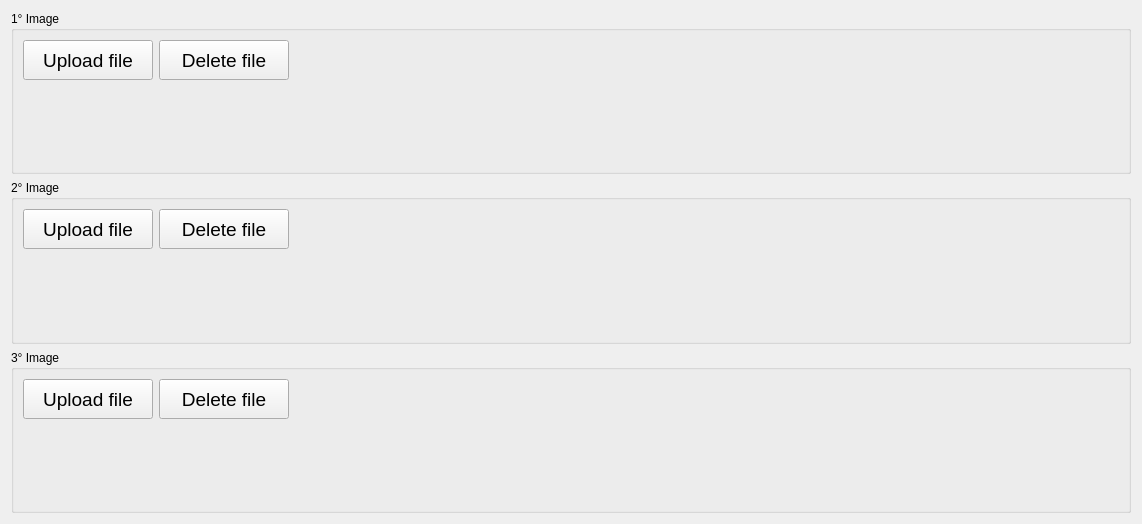
          <widget class="QWidget" name="scrollAreaWidgetContents_12">
           <property name="geometry">
            <rect>
             <x>0</x>
             <y>0</y>
             <width>1142</width>
             <height>524</height>
            </rect>
           </property>
           <layout class="QGridLayout" name="gridLayout_56">
            <item row="0" column="0">
             <layout class="QVBoxLayout" name="verticalLayout_51">
              <item>
               <widget class="QGroupBox" name="groupBox_29">
                <property name="title">
                 <string>1° Image</string>
                </property>
                <layout class="QGridLayout" name="gridLayout_49">
                 <item row="0" column="0">
                  <layout class="QHBoxLayout" name="horizontalLayout_82">
                   <property name="sizeConstraint">
                    <enum>QLayout::SetMinimumSize</enum>
                   </property>
                   <item>
                    <widget class="QPushButton" name="button_open_file_one">
                     <property name="sizePolicy">
                      <sizepolicy hsizetype="Fixed" vsizetype="Fixed">
                       <horstretch>0</horstretch>
                       <verstretch>0</verstretch>
                      </sizepolicy>
                     </property>
                     <property name="minimumSize">
                      <size>
                       <width>130</width>
                       <height>40</height>
                      </size>
                     </property>
                     <property name="maximumSize">
                      <size>
                       <width>130</width>
                       <height>40</height>
                      </size>
                     </property>
                     <property name="font">
                      <font>
                       <pointsize>14</pointsize>
                      </font>
                     </property>
                     <property name="text">
                      <string>Upload file</string>
                     </property>
                    </widget>
                   </item>
                   <item>
                    <widget class="QPushButton" name="button_delete_file_one">
                     <property name="sizePolicy">
                      <sizepolicy hsizetype="Fixed" vsizetype="Fixed">
                       <horstretch>0</horstretch>
                       <verstretch>0</verstretch>
                      </sizepolicy>
                     </property>
                     <property name="minimumSize">
                      <size>
                       <width>130</width>
                       <height>40</height>
                      </size>
                     </property>
                     <property name="maximumSize">
                      <size>
                       <width>130</width>
                       <height>40</height>
                      </size>
                     </property>
                     <property name="font">
                      <font>
                       <pointsize>14</pointsize>
                      </font>
                     </property>
                     <property name="text">
                      <string>Delete file</string>
                     </property>
                    </widget>
                   </item>
                   <item>
                    <spacer name="horizontalSpacer_41">
                     <property name="orientation">
                      <enum>Qt::Horizontal</enum>
                     </property>
                     <property name="sizeHint" stdset="0">
                      <size>
                       <width>40</width>
                       <height>20</height>
                      </size>
                     </property>
                    </spacer>
                   </item>
                  </layout>
                 </item>
                 <item row="1" column="0">
                  <widget class="QLabel" name="label_image_pic_one">
                   <property name="text">
                    <string/>
                   </property>
                  </widget>
                 </item>
                </layout>
               </widget>
              </item>
              <item>
               <widget class="QGroupBox" name="groupBox_31">
                <property name="title">
                 <string>2° Image</string>
                </property>
                <layout class="QGridLayout" name="gridLayout_53">
                 <item row="0" column="0">
                  <layout class="QVBoxLayout" name="verticalLayout_49">
                   <item>
                    <layout class="QHBoxLayout" name="horizontalLayout_78">
                     <item>
                      <widget class="QPushButton" name="button_open_file_two">
                       <property name="minimumSize">
                        <size>
                         <width>130</width>
                         <height>40</height>
                        </size>
                       </property>
                       <property name="maximumSize">
                        <size>
                         <width>130</width>
                         <height>40</height>
                        </size>
                       </property>
                       <property name="font">
                        <font>
                         <pointsize>14</pointsize>
                        </font>
                       </property>
                       <property name="text">
                        <string>Upload file</string>
                       </property>
                      </widget>
                     </item>
                     <item>
                      <widget class="QPushButton" name="button_delete_file_two">
                       <property name="minimumSize">
                        <size>
                         <width>130</width>
                         <height>40</height>
                        </size>
                       </property>
                       <property name="maximumSize">
                        <size>
                         <width>130</width>
                         <height>40</height>
                        </size>
                       </property>
                       <property name="font">
                        <font>
                         <pointsize>14</pointsize>
                        </font>
                       </property>
                       <property name="text">
                        <string>Delete file</string>
                       </property>
                      </widget>
                     </item>
                     <item>
                      <spacer name="horizontalSpacer_42">
                       <property name="orientation">
                        <enum>Qt::Horizontal</enum>
                       </property>
                       <property name="sizeHint" stdset="0">
                        <size>
                         <width>40</width>
                         <height>20</height>
                        </size>
                       </property>
                      </spacer>
                     </item>
                    </layout>
                   </item>
                   <item>
                    <widget class="QLabel" name="label_image_pic_two">
                     <property name="text">
                      <string/>
                     </property>
                    </widget>
                   </item>
                  </layout>
                 </item>
                </layout>
               </widget>
              </item>
              <item>
               <widget class="QGroupBox" name="groupBox_32">
                <property name="title">
                 <string>3° Image</string>
                </property>
                <layout class="QGridLayout" name="gridLayout_55">
                 <item row="0" column="0">
                  <layout class="QVBoxLayout" name="verticalLayout_50">
                   <item>
                    <layout class="QHBoxLayout" name="horizontalLayout_94">
                     <item>
                      <widget class="QPushButton" name="button_open_file_three">
                       <property name="minimumSize">
                        <size>
                         <width>130</width>
                         <height>40</height>
                        </size>
                       </property>
                       <property name="maximumSize">
                        <size>
                         <width>130</width>
                         <height>40</height>
                        </size>
                       </property>
                       <property name="font">
                        <font>
                         <pointsize>14</pointsize>
                        </font>
                       </property>
                       <property name="text">
                        <string>Upload file</string>
                       </property>
                      </widget>
                     </item>
                     <item>
                      <widget class="QPushButton" name="button_delete_file_three">
                       <property name="minimumSize">
                        <size>
                         <width>130</width>
                         <height>40</height>
                        </size>
                       </property>
                       <property name="maximumSize">
                        <size>
                         <width>130</width>
                         <height>40</height>
                        </size>
                       </property>
                       <property name="font">
                        <font>
                         <pointsize>14</pointsize>
                        </font>
                       </property>
                       <property name="text">
                        <string>Delete file</string>
                       </property>
                      </widget>
                     </item>
                     <item>
                      <spacer name="horizontalSpacer_43">
                       <property name="orientation">
                        <enum>Qt::Horizontal</enum>
                       </property>
                       <property name="sizeHint" stdset="0">
                        <size>
                         <width>40</width>
                         <height>20</height>
                        </size>
                       </property>
                      </spacer>
                     </item>
                    </layout>
                   </item>
                   <item>
                    <widget class="QLabel" name="label_image_pic_three">
                     <property name="text">
                      <string/>
                     </property>
                    </widget>
                   </item>
                  </layout>
                 </item>
                </layout>
               </widget>
              </item>
             </layout>
            </item>
           </layout>
          </widget>
